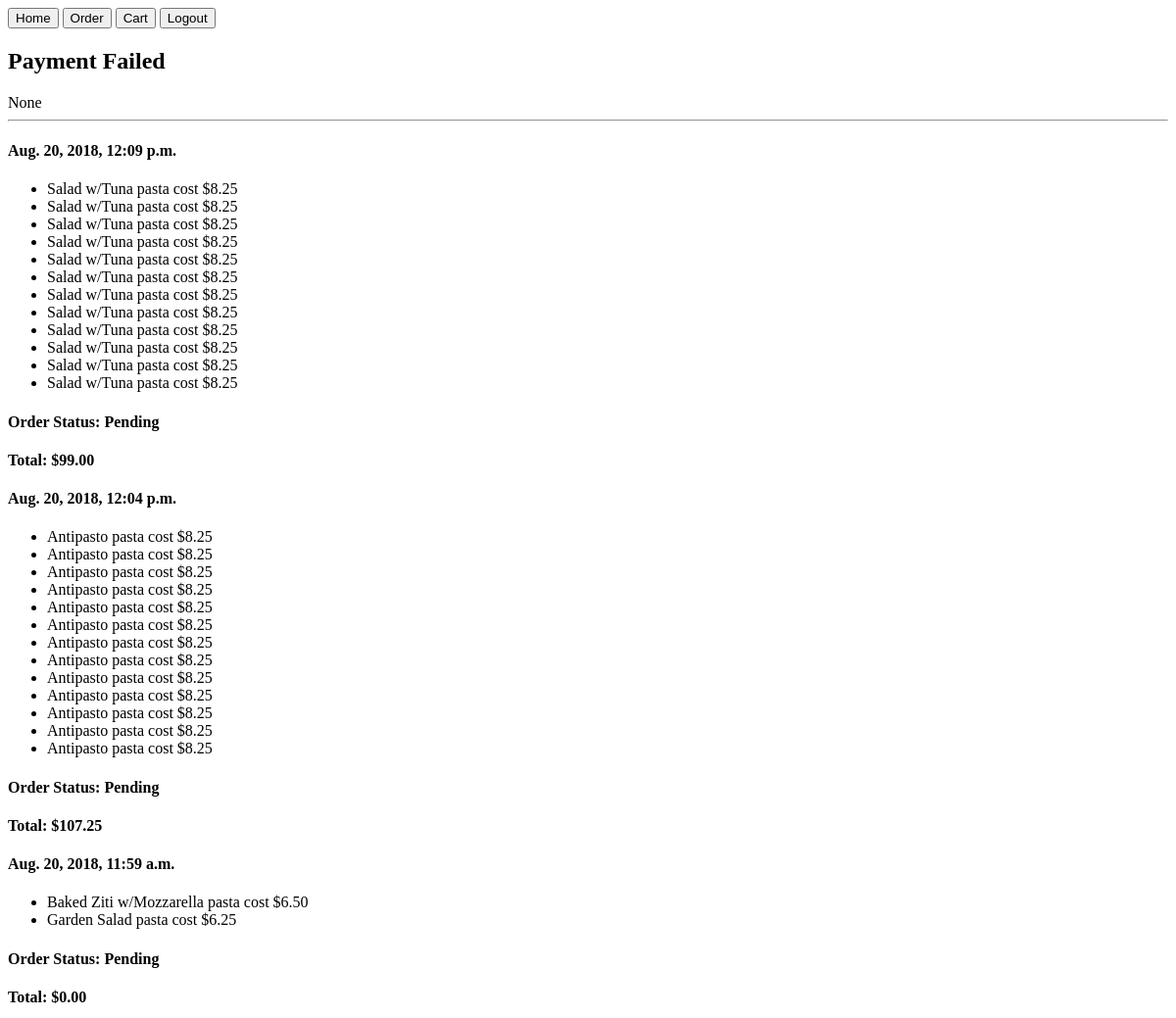
The page /make_payment (signed in, upper part) on the database as committed earlier.
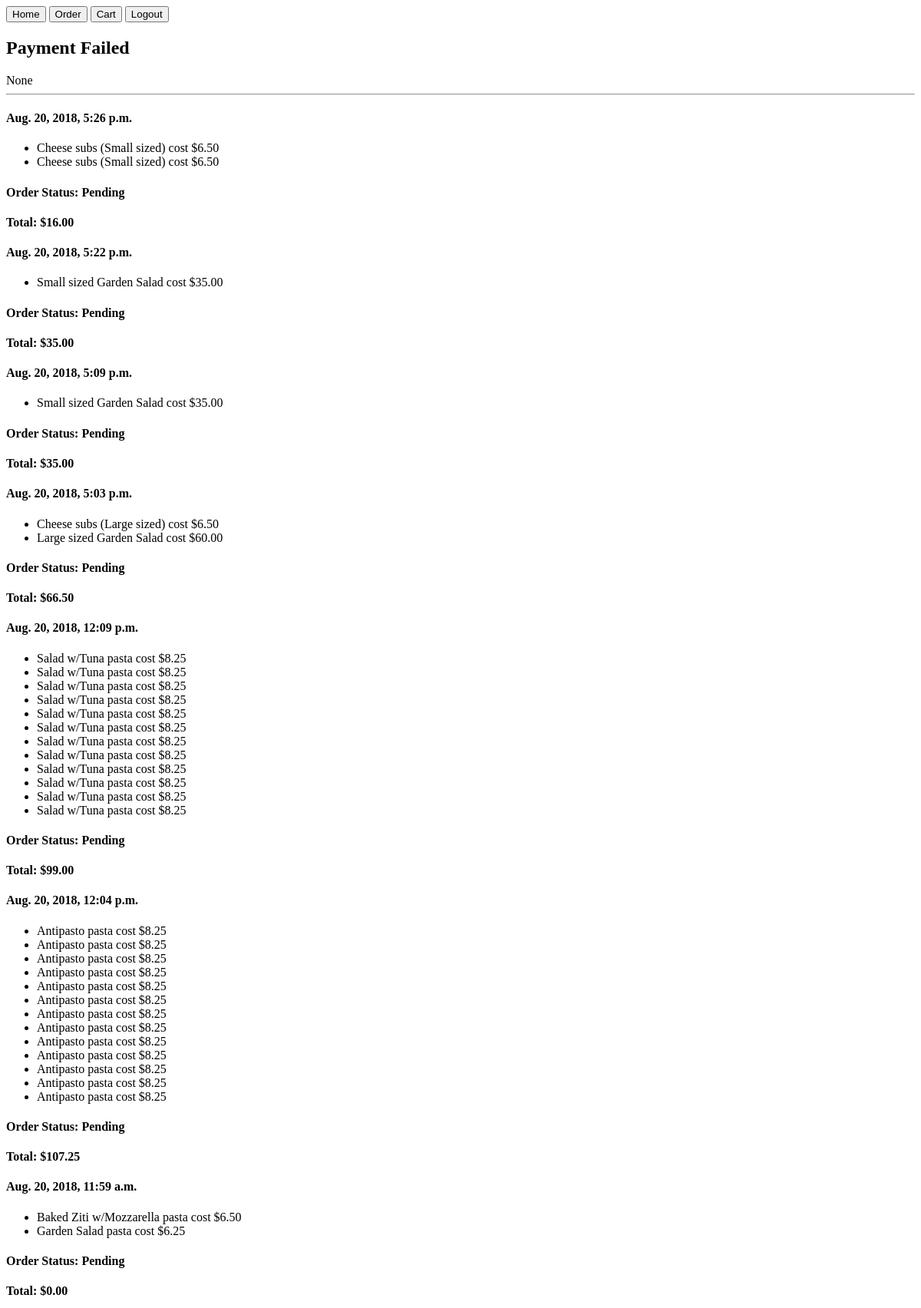
The same page on the database as committed later.
### orders/models.py (models this page shows, shortened)
class PlacedOrder(models.Model):
    user = models.ForeignKey(User, on_delete = models.SET_NULL, related_name = "placedorder_user", null = True)
    orderpizza = models.ManyToManyField(OrderPizza, related_name = "order_pizza")
    ordersub =  models.ManyToManyField(OrderSub, related_name = "order_sub")
    orderpasta = models.ManyToManyField(OrderPasta, related_name = "order_pasta")
    ordersalad =  models.ManyToManyField(OrderSalad, related_name = "order_salad")
    orderdinnerplatter =  models.ManyToManyField(OrderDinnerPlatter, related_name = "order_dinnerplatter")
    totalprice =  models.DecimalField(max_digits = 6, decimal_places = 2, default = 0)
    datetime = models.DateTimeField(default = datetime.datetime(2018, 8, 20, 11, 59, 19, 963465))
    completed = models.BooleanField(default = False)

class OrderSalad(models.Model):
    user = models.ForeignKey(User, on_delete = models.SET_NULL, related_name = "salad_user", null = True)
    menutype = models.CharField(max_length=25, default="salad", editable="False")
    saladchoice = models.ForeignKey(SaladRate, on_delete = models.SET_NULL, related_name = "salad_choice", null = True)
    paid = models.BooleanField(default = False)

class SaladRate(models.Model):
    saladchoice = models.CharField(max_length = 64)
    price = models.DecimalField(max_digits = 6, decimal_places = 2)
    def __str__(self):
        return f"{self.saladchoice} pasta cost ${self.price}"

class OrderPasta(models.Model):
    user = models.ForeignKey(User, on_delete = models.SET_NULL, related_name = "pasta_user", null = True)
    menutype = models.CharField(max_length=25, default="pasta", editable="False")
    pastachoice = models.ForeignKey(PastaRate, on_delete = models.SET_NULL, related_name = "pasta_choice", null = True)
    paid = models.BooleanField(default = False)

class PastaRate(models.Model):
    pastachoice = models.CharField(max_length = 64)
    price = models.DecimalField(max_digits = 6, decimal_places = 2)
    def __str__(self):
        return f"{self.pastachoice} pasta cost ${self.price}"

class OrderSub(models.Model):
    user = models.ForeignKey(User, on_delete = models.SET_NULL, related_name = "sub_user", null = True)
    menutype = models.CharField(max_length=25, default="sub", editable="False")
    subchoice = models.ForeignKey(SubRate, on_delete = models.SET_NULL, related_name = "sub_choice", null = True)
    subextrachoice = models.ManyToManyField(SubExtraRate, related_name = "subextra_choice")
    paid = models.BooleanField(default = False)

class SubRate(models.Model):
    subchoice = models.ForeignKey(SubChoice, on_delete = models.CASCADE, related_name = "sub_choice")
    subsize = models.ForeignKey(Size, on_delete = models.CASCADE, related_name = "sub_size", blank = True, null = True)
    price = models.DecimalField(max_digits = 6, decimal_places = 2)
    class Meta:
        unique_together = ["subchoice", "subsize"]
    def __str__(self):
        return f"{self.subchoice} subs ({self.subsize} sized) cost ${self.price}"

class SubChoice(models.Model):
    subchoice = models.CharField(max_length = 64)
    def __str__(self):
        return f"{self.subchoice}"

class Size(models.Model):
    size = models.CharField(max_length = 64)
    def __str__(self):
        return f"{self.size}"

class OrderDinnerPlatter(models.Model):
    user = models.ForeignKey(User, on_delete = models.SET_NULL, related_name = "dinnerplatter_user", null = True)
    menutype = models.CharField(max_length=25, default="dinnerplatter", editable="False")
    dinnerplatterchoice = models.ForeignKey(DinnerPlatterRate, on_delete = models.SET_NULL, related_name = "dinnerplatter_choice", null = True)
    paid = models.BooleanField(default = False)

class DinnerPlatterRate(models.Model):
    dinnerplatterchoice = models.ForeignKey(DinnerPlatterChoice, on_delete = models.CASCADE, related_name = "dinnerplatter_choice")
    dinnerplattersize = models.ForeignKey(Size, on_delete = models.CASCADE, related_name = "dinnerplatter_size")
    price = models.DecimalField(max_digits = 6, decimal_places = 2)
    def __str__(self):
        return f"{self.dinnerplattersize} sized {self.dinnerplatterchoice} cost ${self.price}"

class DinnerPlatterChoice(models.Model):
    dinnerplatterchoice = models.CharField(max_length = 64)
    def __str__(self):
        return f"{self.dinnerplatterchoice}"

### orders/views.py (the view, shortened to what this page needs)
# urls.py: path("make_payment", views.make_payment, name="make_payment")
@login_required(login_url='/login')
def make_payment(request):
    status = None
    test = "none"
    paid_orders = PlacedOrder.objects.filter(user = request.user)
    context = {
    "paid_orders" : paid_orders,
    "status" : status,
    "test" : test
    }
    return render(request, "orders/make_payment.html", context)

### orders/templates/orders/make_payment.html (shortened to what this page needs)
{% extends "orders/layout.html" %}
{% block body %}
<h2 id="paymentstatus"></h2>
{{status}}
<hr>
{% for paid_order in paid_orders reversed  %}
  <h4>{{paid_order.datetime}}</h4>
  <ul>
    {% for sub in paid_order.ordersub.all %}
      <li>{{sub.subchoice}}</li>
    {% endfor %}
    {% for pasta in paid_order.orderpasta.all %}
      <li>{{pasta.pastachoice}}</li>
    {% endfor %}
    {% for salad in paid_order.ordersalad.all %}
      <li>{{salad.saladchoice}}</li>
    {% endfor %}
    {% for dinnerplatter in paid_order.orderdinnerplatter.all %}
      <li>{{dinnerplatter.dinnerplatterchoice}}</li>
    {% endfor %}
  </ul>
  <h4>Order Status: {% if paid_order.completed %}Completed{% else %}Pending{% endif %}</h4>
  <h4>Total: ${{ paid_order.totalprice }}</h4>
{% empty %}
No previous orders
{% endfor %}
{% endblock %}

### orders/templates/orders/layout.html (shortened to what this page needs)
{% load static %}
<!DOCTYPE html>
<html>
  <head>
  </head>
  <body>
    <div class="container">
      <form>
        <div class="form-group">
          <button type="button" class="btn btn-primary btnloc" id="btn_home" data-urlfor="">Home</button>
          <button type="button" class="btn btn-primary btnloc" id="btn_order" data-urlfor="/order">Order</button>
          <button type="button" class="btn btn-primary btnloc" id="btn_cart" data-urlfor="/show_order">Cart</button>
          <button type="button" class="btn btn-primary loggedin btnloc" id="btn_logout" data-urlfor="/logout">Logout</button>
        </div>
    </form>
    </div>
    {% block body %}
    {% endblock %}
  </body>
</html>

Rows that differ between the two databases and show on the page:
added PlacedOrder: datetime "Aug. 20, 2018, 5:26 p.m.", completed "Pending", totalprice "16.00"
added OrderSub: subchoice "Cheese subs (Small sized) cost $6.50", shown under "Aug. 20, 2018, 5:26 p.m."
added OrderSub: subchoice "Cheese subs (Small sized) cost $6.50", shown under "Aug. 20, 2018, 5:26 p.m."
added PlacedOrder: datetime "Aug. 20, 2018, 5:22 p.m.", completed "Pending", totalprice "35.00"
added OrderDinnerPlatter: dinnerplatterchoice "Small sized Garden Salad cost $35.00", shown under "Aug. 20, 2018, 5:22 p.m."
added PlacedOrder: datetime "Aug. 20, 2018, 5:09 p.m.", completed "Pending", totalprice "35.00"
added OrderDinnerPlatter: dinnerplatterchoice "Small sized Garden Salad cost $35.00", shown under "Aug. 20, 2018, 5:09 p.m."
added PlacedOrder: datetime "Aug. 20, 2018, 5:03 p.m.", completed "Pending", totalprice "66.50"
added OrderSub: subchoice "Cheese subs (Large sized) cost $6.50", shown under "Aug. 20, 2018, 5:03 p.m."
added OrderDinnerPlatter: dinnerplatterchoice "Large sized Garden Salad cost $60.00", shown under "Aug. 20, 2018, 5:03 p.m."
